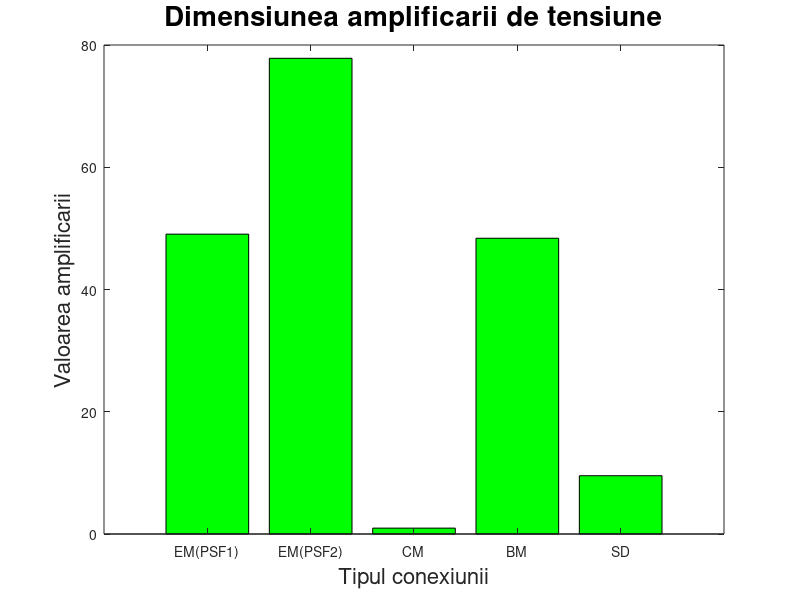
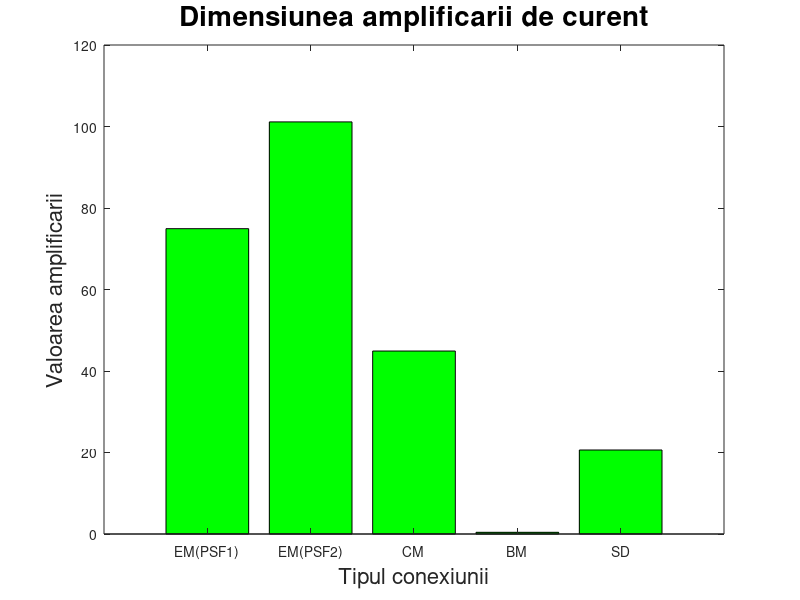
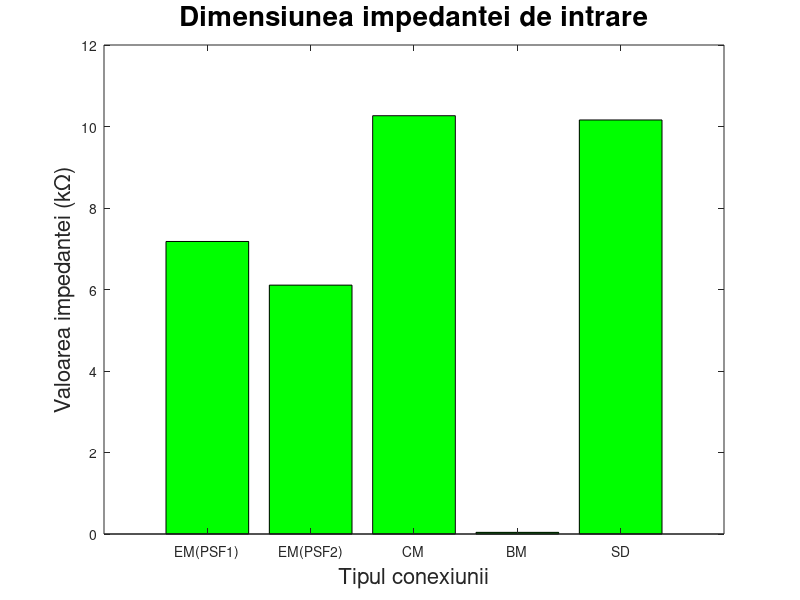
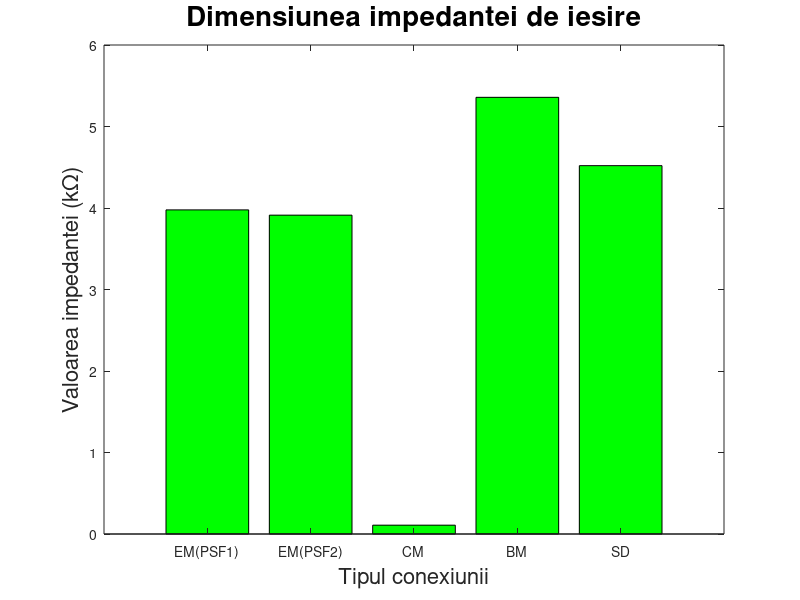

The MATLAB source for these figures, in order:
function f = ref3()

	size = 5;
	u0 = [2.6 3.58 0.069 1.5 0.678]; # V
	ui = [53 46 71.7 31 71.1]; # mV
	u0inf = [ 4.8 6.56 0.103 3.21 1.33 ]; # V
	vcc = [ 10 15 15 15 15 ]; # V
	fgen = [ 3 3 3 30 3 ];
	rgen = [ 47 47 47 0.22 47 ]; # kOhm
	rsar = [  4.7 4.7 0.22 4.7 4.7]; # kOhm
	ug = [ 0.4 0.4 0.4 0.2 0.4 ]; # V
	Zo = zeros(1,size); Au = zeros(1,size); Ai = zeros(1,size); Zi = zeros(1,size);
	for i = 1:size
		Zo(i) = rsar(i) * ( u0inf(i) / u0(i) - 1);
	endfor
	Zo
	for i = 1:size
		Au(i) = u0(i) / ui(i) * 10^3;
	endfor
	Au
	for i = 1:size
		Ai(i) = (u0(i) / (ug(i) - ui(i) * 10^(-3))) * rgen(i) / rsar(i);
	endfor
	Ai
	for i = 1:size
		Zi(i) = (ui(i) / (ug(i) * 10^3 - ui(i))) * rgen(i);
	endfor
	Zi
	
	#Z0 = rsar * (u0inf / u0 - 1)
	#Au = u0 / ui
	#Ai = (u0 / (ug - ui)) * rgen / rsar
	#Zi = (ui / (ug - ui)) * rgen
		
	Nume = {"EM(PSF1)"; "EM(PSF2)"; "CM"; "BM"; "SD"};
	bar(Au,'g')
	set(gca, 'XTick', 1:5, 'XTickLabel', Nume);
	title("Dimensiunea amplificarii de tensiune",'FontSize',20)
	xlabel("Tipul conexiunii",'FontSize',16)
	ylabel("Valoarea amplificarii",'FontSize',16)
	
	figure()
	bar(Ai,'g')
	set(gca, 'XTick', 1:5, 'XTickLabel', Nume);
	title("Dimensiunea amplificarii de curent",'FontSize',20)
	xlabel("Tipul conexiunii",'FontSize',16)
	ylabel("Valoarea amplificarii",'FontSize',16)
	
	text = strcat("Valoarea impedantei (k",'\Omega',")");
	
	figure()
	bar(Zi,'g')
	set(gca, 'XTick', 1:5, 'XTickLabel', Nume);
	title("Dimensiunea impedantei de intrare",'FontSize',20)
	xlabel("Tipul conexiunii",'FontSize',16)
	ylabel(text,'FontSize',16)
	
	figure()
	bar(Zo,'g')
	set(gca, 'XTick', 1:5, 'XTickLabel', Nume);
	title("Dimensiunea impedantei de iesire",'FontSize',20)
	xlabel("Tipul conexiunii",'FontSize',16)
	ylabel(text,'FontSize',16)

end
